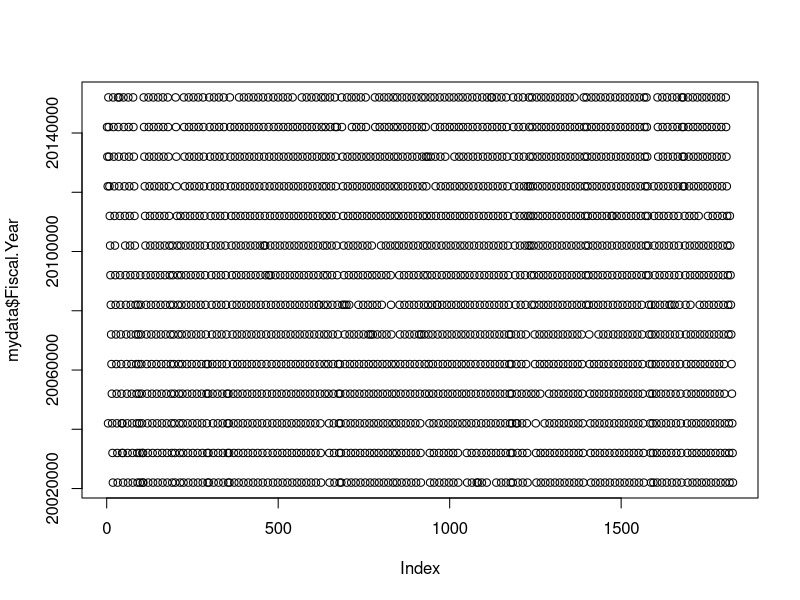
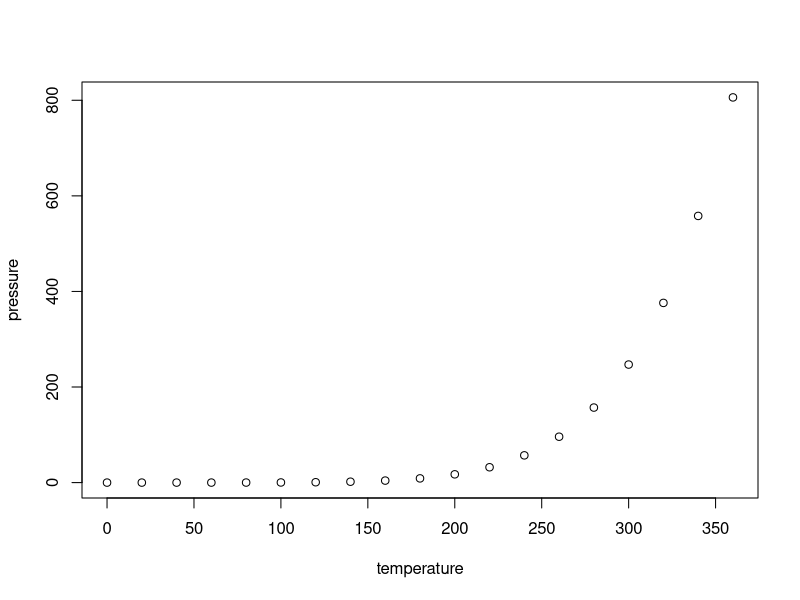

Recreate these plots in R, in order.
## ---- chunk 1
mydata<-read.csv("Dataset1.csv")
summary(mydata)
sd(mydata$Fiscal.Year)
plot(mydata$Fiscal.Year)
## ---- chunk 2
knitr::opts_chunk$set(echo = TRUE)
## ---- chunk 3
summary(cars)
## ---- chunk 4
plot(pressure)
